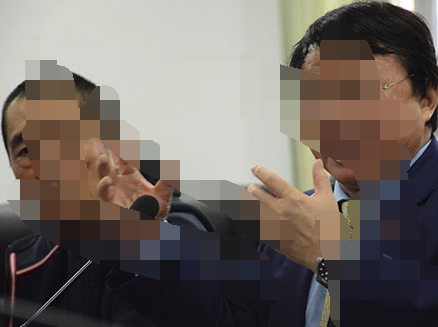
%> input picture MosaicDetection/database/mosaic.bmp, 438 x 327 px
$ octave run.m   (GNU Octave 9; MATLAB toolbox functions it lacks are replaced by stand-ins)
%> lines starting %> are read from the running program, lines starting %| are printed output that depends on the picture
### MosaicDetection/code/ImageLayering.m
% divided into 256 layers
function ImageOutput = ImageLayering( ImageInput )

[Row, Col, ~] = size( ImageInput );

ImageOutput = zeros( Row, Col, 256 );

for level = 0 : 255
    ImageOutput( :, :, level + 1) = ImageInput == level;
end

### MosaicDetection/code/MosaicDetection.m
function Nums = MosaicDetection( Image )
[ B, ~ ] = bwboundaries(Image, 'holes');
figure( 'Color', 'w' ); imshow( Image );
hold on;
for k = 1 : length( B )
    boundary = B{ k };
    if size( boundary, 1 ) > 10
        [ rectx, recty, area, perimeter ] = minboundrect( boundary( :, 2 ), boundary( :, 1 ), 'a' );
        line( rectx( : ), recty( : ), 'color', 'r' );
    end

% 	plot(boundary(:, 2), boundary(:, 1), 'r', 'LineWidth', 0.5)             % 标记色斑区域
end

[ L, ~ ] = bwlabel( Image, 4 );

stats = regionprops( L, 'all' );
PixelIndex = cat( 1, { stats.PixelIdxList }' );

[ r, c ] = find( Image == 1 );
[ rectx, recty, area, perimeter ] = minboundrect( c, r, 'a');

figure;
imshow( Image );
line( rectx( : ), recty( : ), 'color', 'r' );

### MosaicDetection/code/minboundrect.m
function [rectx,recty,area,perimeter] = minboundrect(x,y,metric)
% minboundrect: Compute the minimal bounding rectangle of points in the plane
% usage: [rectx,recty,area,perimeter] = minboundrect(x,y,metric)
%
% arguments: (input)
%  x,y - vectors of points, describing points in the plane as
%        (x,y) pairs. x and y must be the same lengths.
%
%  metric - (OPTIONAL) - single letter character flag which
%        denotes the use of minimal area or perimeter as the
%        metric to be minimized. metric may be either 'a' or 'p',
%        capitalization is ignored. Any other contraction of 'area'
%        or 'perimeter' is also accepted.
%
%        DEFAULT: 'a'    ('area')
%
% arguments: (output)
%  rectx,recty - 5x1 vectors of points that define the minimal
%        bounding rectangle.
%
%  area - (scalar) area of the minimal rect itself.
%
%  perimeter - (scalar) perimeter of the minimal rect as found
%
%
% Note: For those individuals who would prefer the rect with minimum
% perimeter or area, careful testing convinces me that the minimum area
% rect was generally also the minimum perimeter rect on most problems
% (with one class of exceptions). This same testing appeared to verify my
% assumption that the minimum area rect must always contain at least
% one edge of the convex hull. The exception I refer to above is for
% problems when the convex hull is composed of only a few points,
% most likely exactly 3. Here one may see differences between the
% two metrics. My thanks to Roger Stafford for pointing out this
% class of counter-examples.
%
% Thanks are also due to Roger for pointing out a proof that the
% bounding rect must always contain an edge of the convex hull, in
% both the minimal perimeter and area cases.
%
%
% See also: minboundcircle, minboundtri, minboundsphere
%
%
% default for metric
if (nargin<3) || isempty(metric)
  metric = 'a';
elseif ~ischar(metric)
  error 'metric must be a character flag if it is supplied.'
else
  % check for 'a' or 'p'
  metric = lower(metric(:)');
  ind = strmatch(metric,{'area','perimeter'});
  if isempty(ind)
    error 'metric does not match either ''area'' or ''perimeter'''
  end

  % just keep the first letter.
  metric = metric(1);
end

% preprocess data
x=x(:);
y=y(:);

% not many error checks to worry about
n = length(x);
if n~=length(y)
  error 'x and y must be the same sizes'
end

% start out with the convex hull of the points to
% reduce the problem dramatically. Note that any
% points in the interior of the convex hull are
% never needed, so we drop them.
if n>3
%   edges = convhull(x,y,{'Qt'});  % 'Pp' will silence the warnings
    edges = convhull(x,y);  % 'Pp' will silence the warnings
  % exclude those points inside the hull as not relevant
  % also sorts the points into their convex hull as a
  % closed polygon

  x = x(edges);
  y = y(edges);

  % probably fewer points now, unless the points are fully convex
  nedges = length(x) - 1;
elseif n>1
  % n must be 2 or 3
  nedges = n;
  x(end+1) = x(1);
  y(end+1) = y(1);
else
  % n must be 0 or 1
  nedges = n;
end

% now we must find the bounding rectangle of those
% that remain.

% special case small numbers of points. If we trip any
% of these cases, then we are done, so return.
switch nedges
  case 0
    % empty begets empty
    rectx = [];
    recty = [];
    area = [];
    perimeter = [];
    return
  case 1
    % with one point, the rect is simple.
    rectx = repmat(x,1,5);
    recty = repmat(y,1,5);
    area = 0;
    perimeter = 0;
    return
  case 2
    % only two points. also simple.
    rectx = x([1 2 2 1 1]);
    recty = y([1 2 2 1 1]);
    area = 0;
    perimeter = 2*sqrt(diff(x).^2 + diff(y).^2);
    return
end
% 3 or more points.

% will need a 2x2 rotation matrix through an angle theta
Rmat = @(theta) [cos(theta) sin(theta);-sin(theta) cos(theta)];

% get the angle of each edge of the hull polygon.
ind = 1:(length(x)-1);
edgeangles = atan2(y(ind+1) - y(ind),x(ind+1) - x(ind));
% move the angle into the first quadrant.
edgeangles = unique(mod(edgeangles,pi/2));

% now just check each edge of the hull
nang = length(edgeangles);
area = inf;
perimeter = inf;
met = inf;
xy = [x,y];
for i = 1:nang
  % rotate the data through -theta
  rot = Rmat(-edgeangles(i));
  xyr = xy*rot;
  xymin = min(xyr,[],1);
  xymax = max(xyr,[],1);

  % The area is simple, as is the perimeter
  A_i = prod(xymax - xymin);
  P_i = 2*sum(xymax-xymin);

  if metric=='a'
    M_i = A_i;
  else
    M_i = P_i;
  end

  % new metric value for the current interval. Is it better?
  if M_i<met
    % keep this one
    met = M_i;
    area = A_i;
    perimeter = P_i;

    rect = [xymin;[xymax(1),xymin(2)];xymax;[xymin(1),xymax(2)];xymin];
    rect = rect*rot';
    rectx = rect(:,1);
    recty = rect(:,2);
  end
end
% get the final rect

% all done

end % mainline end

### MosaicDetection/code/run.m
clc; clear; close all;

ImageColor = imread( '../database/mosaic.bmp' );
%> ImageColor is the input picture: size 327x438x3 uint8; mean R, G, B 112.5, 104.6, 98.5

ImageGray = rgb2gray( ImageColor );
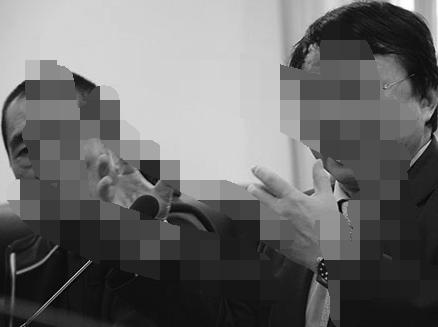
%> ImageGray: size 327x438 uint8; min 0, max 255, mean 106.2

ImageSet = ImageLayering( ImageGray );

Nums = 0;
MosaicThreshold = 20;

for level = 70 : 256
%> (the run ends here)
